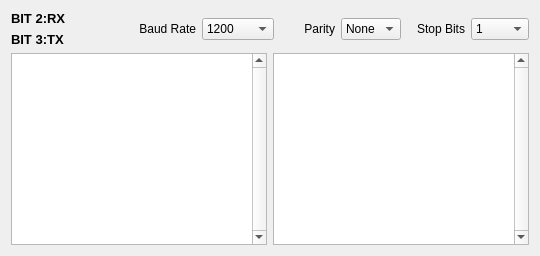
           <widget class="QWidget" name="uartTab">
            <attribute name="title">
             <string>UART</string>
            </attribute>
            <layout class="QVBoxLayout" name="verticalLayout_70">
             <item>
              <layout class="QHBoxLayout" name="horizontalLayout_69">
               <item>
                <layout class="QVBoxLayout" name="verticalLayout_74">
                 <item>
                  <widget class="QLabel" name="label_52">
                   <property name="font">
                    <font>
                     <pointsize>10</pointsize>
                     <bold>true</bold>
                    </font>
                   </property>
                   <property name="text">
                    <string>BIT 2:RX</string>
                   </property>
                  </widget>
                 </item>
                 <item>
                  <widget class="QLabel" name="label_53">
                   <property name="font">
                    <font>
                     <pointsize>10</pointsize>
                     <bold>true</bold>
                    </font>
                   </property>
                   <property name="text">
                    <string>BIT 3:TX</string>
                   </property>
                  </widget>
                 </item>
                </layout>
               </item>
               <item>
                <layout class="QHBoxLayout" name="horizontalLayout_66">
                 <item>
                  <widget class="QLabel" name="label_54">
                   <property name="text">
                    <string>Baud Rate</string>
                   </property>
                   <property name="alignment">
                    <set>Qt::AlignmentFlag::AlignRight|Qt::AlignmentFlag::AlignTrailing|Qt::AlignmentFlag::AlignVCenter</set>
                   </property>
                  </widget>
                 </item>
                 <item>
                  <widget class="QComboBox" name="comboBoxBaud">
                   <item>
                    <property name="text">
                     <string>1200</string>
                    </property>
                   </item>
                   <item>
                    <property name="text">
                     <string>2400</string>
                    </property>
                   </item>
                   <item>
                    <property name="text">
                     <string>4800</string>
                    </property>
                   </item>
                   <item>
                    <property name="text">
                     <string>9600</string>
                    </property>
                   </item>
                   <item>
                    <property name="text">
                     <string>19200</string>
                    </property>
                   </item>
                   <item>
                    <property name="text">
                     <string>38400</string>
                    </property>
                   </item>
                   <item>
                    <property name="text">
                     <string>57600</string>
                    </property>
                   </item>
                   <item>
                    <property name="text">
                     <string>115200</string>
                    </property>
                   </item>
                  </widget>
                 </item>
                </layout>
               </item>
               <item>
                <layout class="QHBoxLayout" name="horizontalLayout_67">
                 <item>
                  <widget class="QLabel" name="label_55">
                   <property name="text">
                    <string>Parity</string>
                   </property>
                   <property name="alignment">
                    <set>Qt::AlignmentFlag::AlignRight|Qt::AlignmentFlag::AlignTrailing|Qt::AlignmentFlag::AlignVCenter</set>
                   </property>
                  </widget>
                 </item>
                 <item>
                  <widget class="QComboBox" name="comboBoxParity">
                   <item>
                    <property name="text">
                     <string>None</string>
                    </property>
                   </item>
                   <item>
                    <property name="text">
                     <string>Even</string>
                    </property>
                   </item>
                   <item>
                    <property name="text">
                     <string>Odd</string>
                    </property>
                   </item>
                  </widget>
                 </item>
                </layout>
               </item>
               <item>
                <layout class="QHBoxLayout" name="horizontalLayout_68">
                 <item>
                  <widget class="QLabel" name="label_56">
                   <property name="text">
                    <string>Stop Bits</string>
                   </property>
                   <property name="alignment">
                    <set>Qt::AlignmentFlag::AlignRight|Qt::AlignmentFlag::AlignTrailing|Qt::AlignmentFlag::AlignVCenter</set>
                   </property>
                  </widget>
                 </item>
                 <item>
                  <widget class="QComboBox" name="comboBoxStopBits">
                   <item>
                    <property name="text">
                     <string>1</string>
                    </property>
                   </item>
                   <item>
                    <property name="text">
                     <string>2</string>
                    </property>
                   </item>
                  </widget>
                 </item>
                </layout>
               </item>
              </layout>
             </item>
             <item>
              <layout class="QHBoxLayout" name="horizontalLayout_70">
               <item>
                <widget class="QTextEdit" name="rxTextEdit">
                 <property name="font">
                  <font>
                   <family>Courier</family>
                   <pointsize>8</pointsize>
                  </font>
                 </property>
                 <property name="verticalScrollBarPolicy">
                  <enum>Qt::ScrollBarPolicy::ScrollBarAlwaysOn</enum>
                 </property>
                </widget>
               </item>
               <item>
                <widget class="QPlainTextEdit" name="txTextEdit">
                 <property name="font">
                  <font>
                   <family>Courier</family>
                   <pointsize>8</pointsize>
                  </font>
                 </property>
                 <property name="verticalScrollBarPolicy">
                  <enum>Qt::ScrollBarPolicy::ScrollBarAlwaysOn</enum>
                 </property>
                </widget>
               </item>
              </layout>
             </item>
            </layout>
           </widget>
